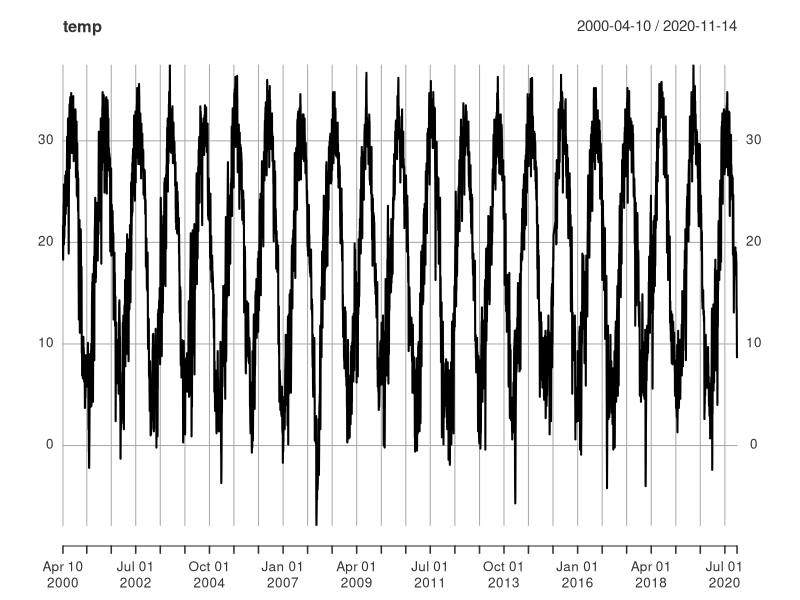
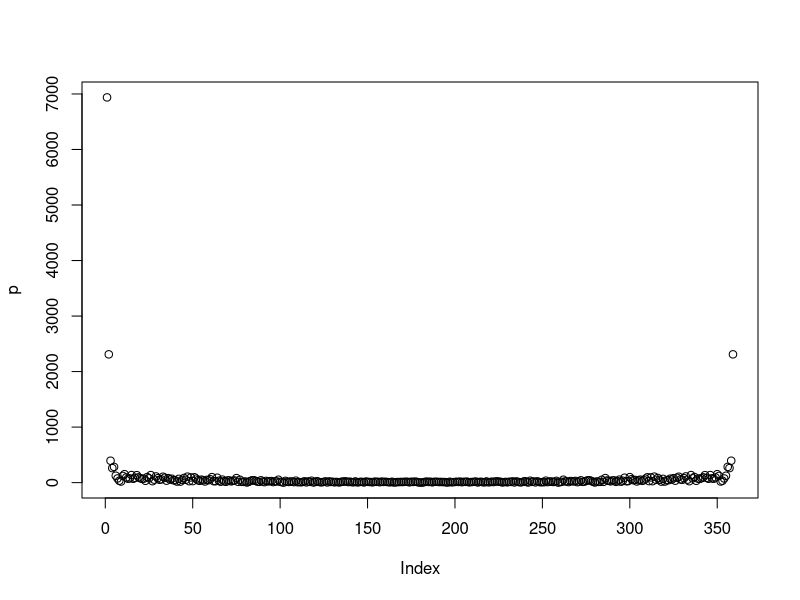
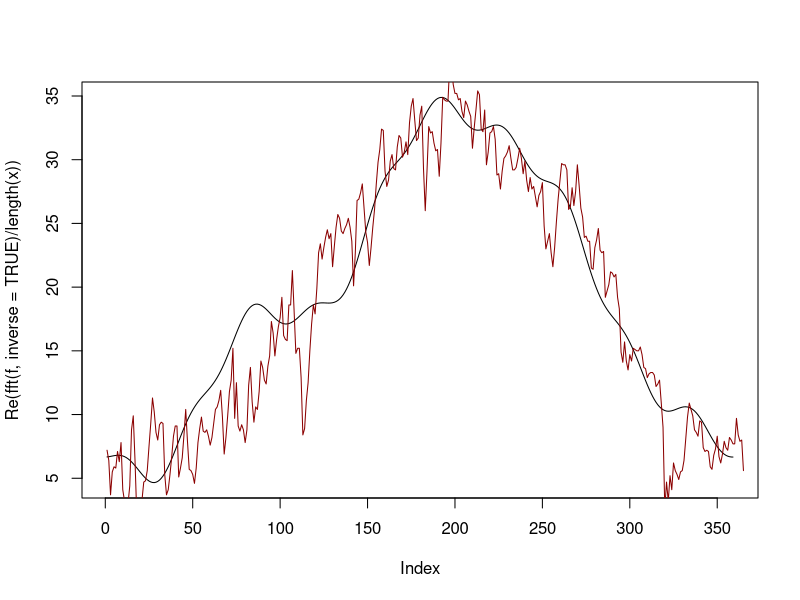

Generate these figures, in order, with R:
require(xts)

file <- read.csv('TehranHistoricalDailyTemp.csv' , header = FALSE )

file <- file[10000:17496,]

temp <- xts(file$V2,  order.by = as.POSIXct(file$V1, format = '%Y-%m-%d'))

plot(temp)

x <- temp['2018']

f <- fft(coredata(x))
p <- sqrt(Re(f)^2+Im(f)^2)
plot(p)
f[ p < 150 ] <- 0

plot( Re(fft( f , inverse = TRUE ) / length(x)) , type = 'l' )
lines( coredata(temp['2019']) , col = "dark red")
